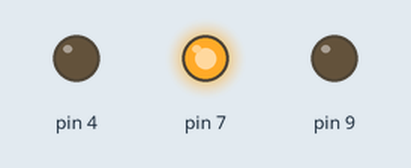
Bench run of a sketch on a simulated Arduino Uno, built with avr-gcc and run on an emulated ATmega328P. On the bench: output pins drawn as LEDs (lit = HIGH).

Above: at 2.5 s.
At 7.5 s:
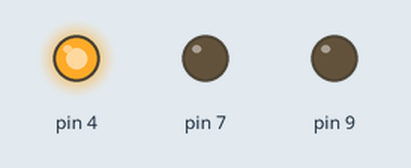
At 12.5 s:
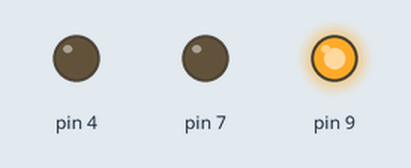
Timing chart, 0 to 19.5 s (numbered marks = the images above):
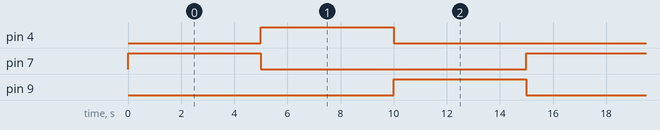

Measured:
- by itself, pin 4, pin 7, pin 9: alternates HIGH for 5.0 s and LOW for 10.0 s
- by itself, everything shown: repeats every 15.0 s, in 4 steps

The sketch:

traffic_light.ino
```cpp
void setup()
{
  pinMode(7, OUTPUT);
   pinMode(4, OUTPUT);
   pinMode(9, OUTPUT);
}

void loop()
{
  digitalWrite(7, HIGH);
  delay(5000);
  digitalWrite(7, LOW);
  digitalWrite(4, HIGH);
  delay(5000);
  digitalWrite(4, LOW);
  digitalWrite(9, HIGH);
  delay(5000);
  digitalWrite(9, LOW);

}
```
